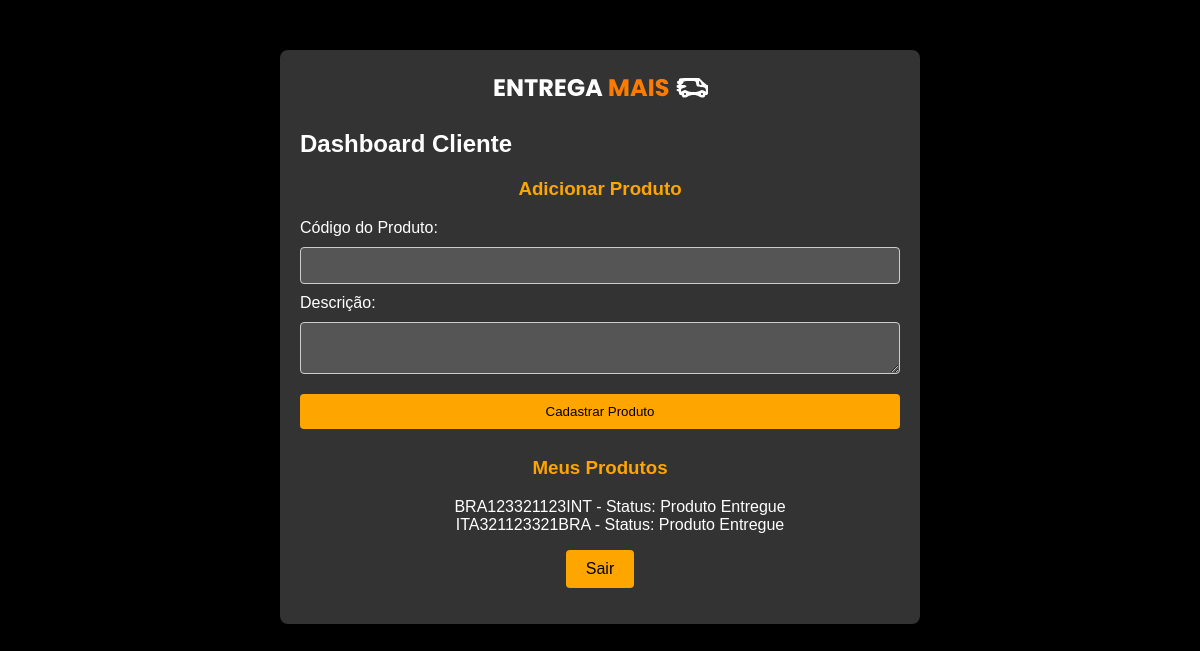
Page /cliente (signed in) on the committed database.
### app.py (models this page shows)
class Produto(db.Model):
    id = db.Column(db.Integer, primary_key=True)
    nome = db.Column(db.String(100))
    descricao = db.Column(db.Text)
    user_id = db.Column(db.Integer, db.ForeignKey('user.id'), nullable=False)
    status = db.Column(db.String(50))
    entregador_id = db.Column(db.Integer, db.ForeignKey('user.id'))
    entregador = db.relationship('User', foreign_keys=[entregador_id])

### app.py (the view)
@app.route('/cliente')
@login_required
def cliente_dashboard():
    produtos_usuario = current_user.produtos
    return render_template('cliente.html', current_user=current_user, produtos=produtos_usuario)

### app.py (called while the page is built)
@login_manager.user_loader
def load_user(user_id):
    return User.query.get(int(user_id))

### templates/cliente.html (shortened to what this page needs)
<!DOCTYPE html>
<html lang="pt-BR">
  <head>
    <link
      rel="stylesheet"
      href="{{ url_for('static', filename='style.css') }}"
    />
  </head>
  <body>
    <div class="container">
      <img src="static\img\logo.svg" alt="Logo" id="logo" />
      <h2 class="dashboard-title">Dashboard Cliente</h2>
      <h3>Adicionar Produto</h3>
      <form method="POST" action="{{ url_for('adicionar_produto') }}">
        <div>
          <label for="nome">Código do Produto:</label>
          <input type="text" id="nome" name="nome" required />
        </div>
        <div>
          <label for="descricao">Descrição:</label>
          <textarea id="descricao" name="descricao" required></textarea>
        </div>
        <button type="submit">Cadastrar Produto</button>
      </form>
      <h3>Meus Produtos</h3>
      <ul>
        {% for produto in current_user.produtos %}
        <li>{{ produto.nome }} - Status: {{ produto.status }}</li>
        {% endfor %}
      </ul>
      <p><a href="{{ url_for('login') }}" class="logout-button">Sair</a></p>
    </div>
  </body>
</html>

### static/style.css (style rules this page uses)
body { font-family: Arial, sans-serif; background-color: #000000; color: #FFFFFF; margin: 0; padding: 0; display: flex; justify-content: center; align-items: flex-start; padding-top: 50px; height: 100vh; }
.container { background-color: #333333; padding: 20px; border-radius: 8px; box-shadow: 0 0 10px rgba(0, 0, 0, 0.1); width: 100%; max-width: 600px; text-align: center; }
input[type="text"], input[type="email"], input[type="password"], input[type="tel"], input[type="number"], textarea, select { width: calc(100% - 22px); padding: 10px; margin: 10px 0; border: 1px solid #ccc; border-radius: 4px; background-color: #555555; color: #FFFFFF; display: block; }
label { display: block; text-align: left; margin-bottom: 5px; }
button { background-color: #FFA500; color: #000000; border: none; border-radius: 4px; cursor: pointer; width: 100%; padding: 10px; margin: 10px 0; }
h2, h3 { color: #FFA500; }
h2.dashboard-title { color: #FFFFFF; text-align: left; }
a { color: #FFA500; text-decoration: none; }
a.logout-button, .logout-button { display: inline-block; background-color: #FFA500; color: #000000; padding: 10px 20px; border-radius: 4px; text-decoration: none; }
form { text-align: left; display: block; width: 100%; }
ul { list-style-type: none; }

### rows in the picture
Produto: nome "BRA123321123INT", status "Produto Entregue"
Produto: nome "ITA321123321BRA", status "Produto Entregue"
